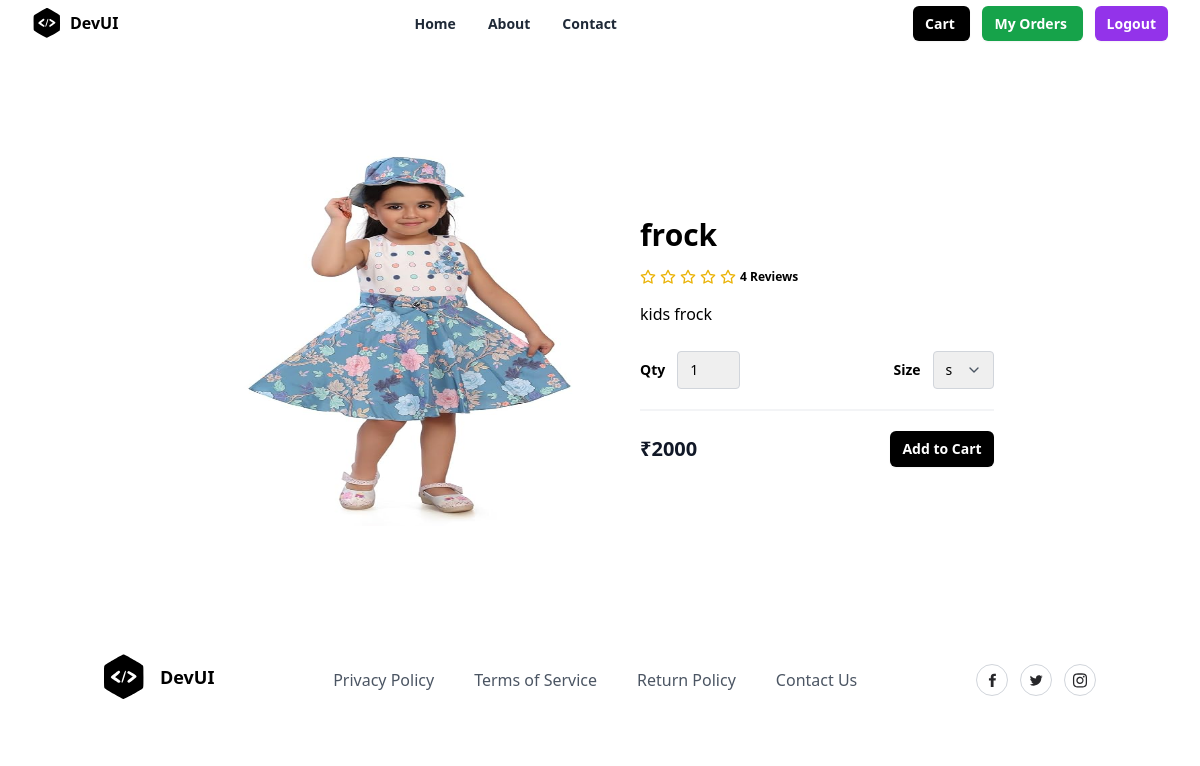
Page /product/3/ on the committed database.
### store/models.py (models this page shows, shortened)
class Product(models.Model):
    title = models.CharField(max_length=200)
    description = models.TextField(null=True, blank=True)
    size_object = models.ManyToManyField(Size)
    category_object = models.ForeignKey(Category, on_delete=models.CASCADE)
    brand_object = models.ForeignKey(Brand, on_delete=models.CASCADE)
    image = models.ImageField(upload_to='product_images', null=True, blank=True, default='product_images/default.jpg')
    price = models.PositiveIntegerField()
    tag_object=models.ManyToManyField(Tag)
    created_date = models.DateTimeField(auto_now_add=True)
    updated_date = models.DateTimeField(auto_now=True)
    is_active = models.BooleanField(default=True)

### store/views.py (the view)
# urls.py: path("product/<int:pk>/",views.ProductDetailView.as_view(),name="product-detail"),
class ProductDetailView(View):
    def get(self,request,*args,**kwargs):
        id=kwargs.get("pk")
        qs=Product.objects.get(id=id)
        return render(request,"product_detail.html",{"data":qs})

### store/templates/product_detail.html (shortened to what this page needs)
{%extends 'base.html'%}
{%block main_block%}
<section class="overflow-hidden">
    <form action="{%url 'add-to-cart' data.id%}" method="post">
    <div class="mx-auto max-w-5xl px-5 py-24">
      <div class="mx-auto flex flex-wrap items-center lg:w-4/5">
        <img
          alt="Nike Air Max 21A"
          class="h-64 w-full rounded object-contains lg:h-96 lg:w-1/2"
          src="{{data.image.url}}"
        />
        <div class="mt-6 w-full lg:mt-0 lg:w-1/2 lg:pl-10">
          <h1 class="my-4 text-3xl font-semibold text-black"> {{data.title}}</h1>
          <div class="my-4 flex items-center">
            <span class="flex items-center space-x-1">
              <span class="ml-3 inline-block text-xs font-semibold">
                4 Reviews
              </span>
            </span>
          </div>
          <p class="leading-relaxed">
           {{data.description}}
          </p>
          <div class="mb-5 mt-6 flex items-center border-b-2 border-gray-100 pb-5">
            <div class="flex items-center">
              <span class="mr-3 text-sm font-semibold">Qty</span>
              <select name="qty" class="appearance-none rounded border border-gray-300 py-2 pl-3 pr-10 text-sm focus:border-black focus:outline-none focus:ring-2 focus:ring-black">
                <option value="1">1</option>
              </select>
            </div>
            <div class="ml-auto flex items-center">
              <span class="mr-3 text-sm font-semibold">Size</span>
              <div class="relative">
                <select name="size" class="appearance-none rounded border border-gray-300 py-2 pl-3 pr-10 text-sm focus:border-black focus:outline-none focus:ring-2 focus:ring-black">
                  {%for sob in data.size_object.all%}
                  <option value="{{sob.name}}">{{sob.name}}</option>
                  {%endfor%}
                </select>
                <span class="pointer-events-none absolute right-0 top-0 flex h-full w-10 items-center justify-center text-center text-gray-600">
                </span>
              </div>
            </div>
          </div>
          <div class="flex items-center justify-between">
            <span class="title-font text-xl font-bold text-gray-900">
              ₹{{data.price}}
            </span>
            <button
              type="submit"
              class="rounded-md bg-black px-3 py-2 text-sm font-semibold text-white shadow-sm hover:bg-black/80 focus-visible:outline focus-visible:outline-2 focus-visible:outline-offset-2 focus-visible:outline-black"
            >
              Add to Cart
            </button>
          </div>
        </div>
      </div>
    </div>
    </form>
  </section>
{%endblock%}

### rows in the picture
Product: image (picture), title "frock", description "kids frock", price "2000"

### other values in the picture
form field size "s"
